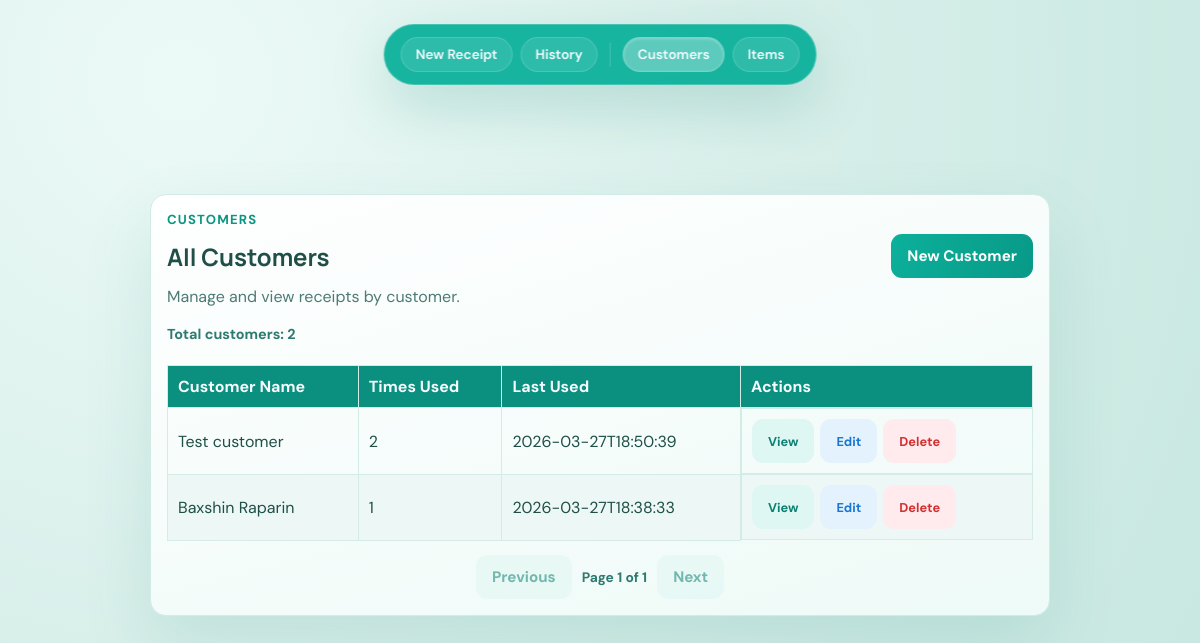
Before: /customers (signed in) with the older database file.
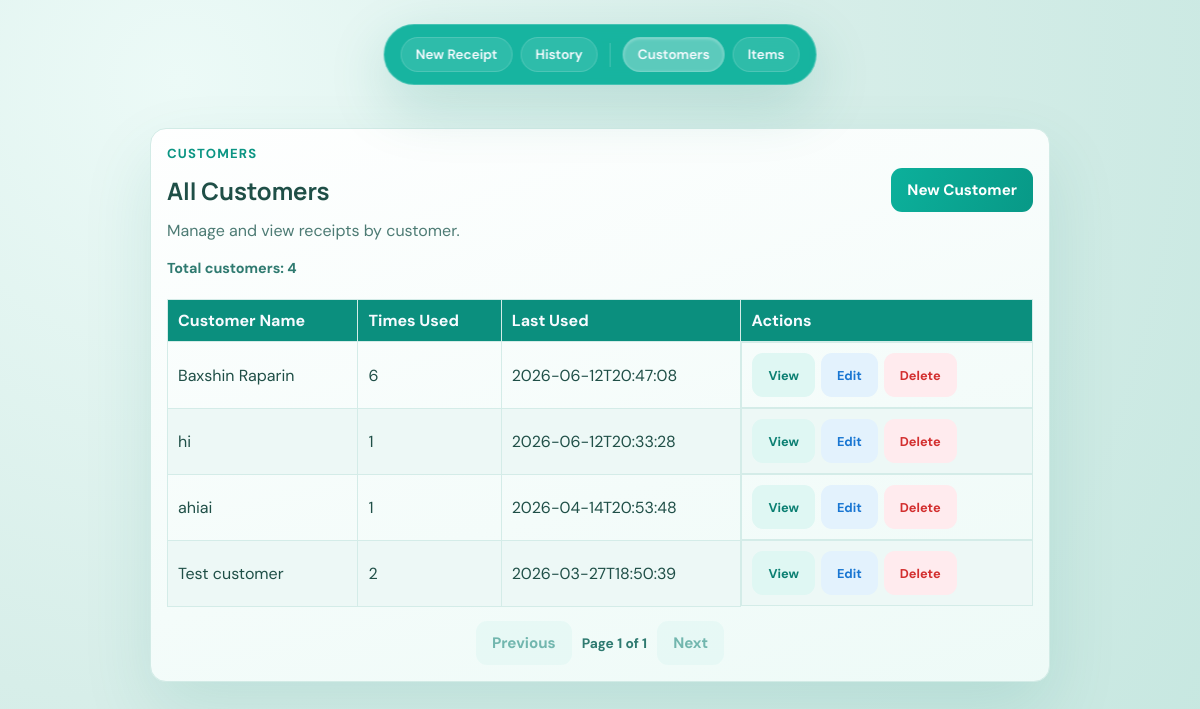
After: the same page with the newer database file.
### tables this page shows
CREATE TABLE customers (
                id INTEGER PRIMARY KEY AUTOINCREMENT,
                name TEXT UNIQUE NOT NULL COLLATE NOCASE,
                created_at TEXT NOT NULL,
                last_used TEXT,
                times_used INTEGER DEFAULT 1
            );

### app.py (the view)
@app.route("/customers")
@require_password
def customers_list():
    page, per_page = get_pagination_params(default_per_page=20)
    with get_db() as conn:
        total = conn.execute("SELECT COUNT(*) FROM customers").fetchone()[0]
        pagination = make_pagination(total, page, per_page)
        offset = (pagination["page"] - 1) * pagination["per_page"]
        customers = conn.execute(
            """
            SELECT name, times_used, last_used
            FROM customers
            ORDER BY last_used DESC, times_used DESC
            LIMIT ? OFFSET ?
            """,
            (pagination["per_page"], offset),
        ).fetchall()
    return render_template("customers.html", customers=customers, pagination=pagination)

### app.py (called while the page is built)
def get_lan_ip() -> str:
    try:
        s = socket.socket(socket.AF_INET, socket.SOCK_DGRAM)
        s.connect(("8.8.8.8", 80))
        ip = s.getsockname()[0]
        s.close()
        return ip
    except Exception:
        return "127.0.0.1"

def require_password(func):
    @wraps(func)
    def wrapper(*args, **kwargs):
        if not session.get("authenticated"):
            return redirect(url_for("login", next=request.url))
        return func(*args, **kwargs)
    return wrapper

def get_db() -> sqlite3.Connection:
    conn = sqlite3.connect(DB_PATH)
    conn.row_factory = sqlite3.Row
    conn.execute("PRAGMA foreign_keys = ON")
    return conn

def get_pagination_params(default_per_page: int = 20, max_per_page: int = 100) -> tuple[int, int]:
    page_raw = request.args.get("page", "1")
    per_page_raw = request.args.get("per_page", str(default_per_page))
    try:
        page = max(1, int(page_raw))
    except ValueError:
        page = 1
    try:
        per_page = int(per_page_raw)
    except ValueError:
        per_page = default_per_page
    per_page = max(1, min(max_per_page, per_page))
    return page, per_page

def make_pagination(total: int, page: int, per_page: int) -> dict[str, Any]:
    total_pages = max(1, ceil(total / per_page)) if total > 0 else 1
    page = max(1, min(page, total_pages))
    return {
        "total": total,
        "page": page,
        "per_page": per_page,
        "total_pages": total_pages,
        "has_prev": page > 1,
        "has_next": page < total_pages,
        "prev_page": page - 1,
        "next_page": page + 1,
    }

@app.context_processor
def inject_globals():
    return {
        "lan_ip": get_lan_ip(),
        "app_port": int(os.getenv("RECEIPT_PORT", "80")),
    }

### templates/customers.html (shortened to what this page needs)
<!doctype html>
<html lang="en">
<head>
  <link rel="stylesheet" href="{{ url_for('static', filename='styles.css') }}" />
</head>
<body>
  <main class="page page-form">
    <section class="form-card">
      <header class="hero">
          <p class="eyebrow">Customers</p>
        <div class="hero-actions-row">
            <h1>All Customers</h1>
            <a class="button primary" href="{{ url_for('add_customer') }}">New Customer</a>
        </div>
        <p class="sub">Manage and view receipts by customer.</p>
    </header>
      {% if customers and customers|length > 0 %}
        {% if pagination %}
          <p class="table-total">Total customers: {{ pagination.total }}</p>
        {% endif %}
        <div class="table-wrapper">
          <table class="history-table manage-table">
            <thead>
              <tr>
                <th>Customer Name</th>
                <th>Times Used</th>
                <th>Last Used</th>
                <th>Actions</th>
              </tr>
            </thead>
            <tbody>
              {% for customer in customers %}
                <tr>
                  <td data-label="Customer">{{ customer.name }}</td>
                  <td data-label="Times Used">{{ customer.times_used }}</td>
                  <td data-label="Last Used">{{ customer.last_used }}</td>
                  <td class="actions-cell" data-label="Actions">
                    <a href="{{ url_for('customer_receipts', name=customer.name) }}" class="button ghost" style="font-size: 0.8rem;">View</a>
                    <a href="{{ url_for('edit_customer', name=customer.name) }}" class="button ghost" style="font-size: 0.8rem; background: #e3f2fd; color: #1976d2;">Edit</a>
                    <form method="post" action="{{ url_for('delete_customer', name=customer.name) }}" style="display: inline;" onsubmit="return confirm('Delete this customer?');">
                      <button type="submit" class="button ghost" style="font-size: 0.8rem; background: #ffebee; color: #d32f2f; border-color: #ffcdd2;">Delete</button>
                    </form>
                  </td>
                </tr>
              {% endfor %}
            </tbody>
          </table>
        </div>
        {% if pagination %}
          <div class="pagination-bar" aria-label="Customers pagination">
            {% if pagination.has_prev %}
              <a class="button ghost" href="{{ url_for('customers_list', page=pagination.prev_page, per_page=pagination.per_page) }}">Previous</a>
            {% else %}
              <span class="button ghost" aria-disabled="true">Previous</span>
            {% endif %}
            <span class="pagination-info">Page {{ pagination.page }} of {{ pagination.total_pages }}</span>
            {% if pagination.has_next %}
              <a class="button ghost" href="{{ url_for('customers_list', page=pagination.next_page, per_page=pagination.per_page) }}">Next</a>
            {% else %}
              <span class="button ghost" aria-disabled="true">Next</span>
            {% endif %}
          </div>
        {% endif %}
      {% else %}
        <p class="empty-note">No customers yet. Add your first customer.</p>
      {% endif %}
    </section>
  </main>
  <nav class="floating-dock">
    <a href="{{ url_for('index') }}" class="dock-item" title="New Receipt">New Receipt</a>
    <a href="{{ url_for('history') }}" class="dock-item" title="View Receipts">History</a>
    <a href="{{ url_for('customers_list') }}" class="dock-item active" title="Manage Customers">Customers</a>
    <a href="{{ url_for('items_list') }}" class="dock-item" title="Manage Items">Items</a>
  </nav>
</body>
</html>

### static/styles.css (style rules this page uses)
:root { --bg: #d7eee9; --paper: #f7fbff; --ink: #1f4f47; --ink-soft: #4d7b74; --brand-a: #0cb09b; --brand-b: #089987; --line: #d4ece8; }
* { box-sizing: border-box; }
body { margin: 0; font-family: "DM Sans", "Segoe UI", sans-serif; color: var(--ink); background: radial-gradient(circle at 15% 10%, #ecfaf7 0%, var(--bg) 50%, #c6e7e0 100%); }
h1, h2, h3 { margin: 0; font-family: "Manrope", "Trebuchet MS", sans-serif; }
.page { min-height: 100vh; display: grid; place-items: center; padding: 12px; padding-top: 90px; padding-bottom: 80px; }
.form-card, .history-card { width: min(900px, 100%); background: linear-gradient(165deg, rgba(255, 255, 255, 0.96), rgba(239, 251, 248, 0.96)); border: 1px solid #d2ebe6; border-radius: 16px; box-shadow: 0 30px 70px rgba(8, 123, 107, 0.12); padding: 16px; }
.hero { margin-bottom: 18px; }
.hero-actions-row { display: flex; align-items: center; justify-content: space-between; gap: 12px; flex-wrap: wrap; }
.eyebrow { margin: 0 0 6px; font-weight: 700; font-size: 0.82rem; letter-spacing: 0.09em; text-transform: uppercase; color: #0b9583; }
.sub { margin: 8px 0 0; color: var(--ink-soft); }
.button { border: 0; border-radius: 11px; padding: 12px 16px; font: inherit; font-weight: 700; text-decoration: none; cursor: pointer; min-height: 44px; display: inline-flex; align-items: center; justify-content: center; font-size: 0.95rem; transition: all 0.2s ease; }
.button.primary { color: #fff; background: linear-gradient(110deg, var(--brand-a), var(--brand-b)); }
.button.ghost { color: #0b7f72; background: #dff7f3; }
table { width: 100%; border-collapse: collapse; margin-top: 12px; }
.table-wrapper { width: 100%; overflow-x: auto; -webkit-overflow-scrolling: touch; }
.history-table { min-width: 720px; }
.actions-cell { display: flex; gap: 6px; flex-wrap: wrap; align-items: center; }
.actions-cell form { margin: 0; }
.pagination-bar { margin-top: 14px; display: flex; align-items: center; justify-content: center; gap: 10px; flex-wrap: wrap; }
.table-total { margin: 6px 0 10px; font-size: 0.9rem; font-weight: 700; color: #2f7a70; }
.pagination-info { font-size: 0.86rem; font-weight: 700; color: #2f7a70; }
.pagination-bar .button[aria-disabled="true"] { opacity: 0.55; pointer-events: none; }
thead { background: #0b8f7e; color: #f7fbff; }
th, td { padding: 10px; border: 1px solid var(--line); text-align: left; }
tbody tr:nth-child(even) { background: #edf8f6; }
.floating-dock { position: fixed; top: 24px; left: 50%; transform: translateX(-50%); display: flex; align-items: center; justify-content: flex-start; gap: 8px; width: max-content; max-width: calc(100vw - 20px); background: rgba(12, 176, 155, 0.95); backdrop-filter: blur(16px); border-radius: 60px; padding: 12px 16px; box-shadow: 0 20px 60px rgba(8, 123, 107, 0.2); z-index: 1000; border: 1px solid rgba(255, 255, 255, 0.2); animation: slideDown 0.4s ease-out; transition: transform 0.25s ease, opacity 0.2s ease; overflow-x: auto; overflow-y: hidden; -webkit-overflow-scrolling: touch; scrollbar-width: none; }
.dock-item { display: flex; flex: 0 0 auto; align-items: center; justify-content: center; padding: 8px 14px; border-radius: 40px; text-decoration: none; color: #f7fbff; font-size: 0.85rem; font-weight: 600; transition: all 0.2s ease; white-space: nowrap; cursor: pointer; background: rgba(255, 255, 255, 0.1); border: 1px solid rgba(255, 255, 255, 0.15); }
.dock-item.active { background: rgba(255, 255, 255, 0.3); box-shadow: inset 0 1px 3px rgba(255, 255, 255, 0.3); }

Changed rows visible on the page:
changed customers "Baxshin Raparin": times_used "1" → "6"; last_used "2026-03-27T18:38:33" → "2026-06-12T20:47:08"; moves up the list
added customers: name "hi", times_used "1", last_used "2026-06-12T20:33:28"
added customers: name "ahiai", times_used "1", last_used "2026-04-14T20:53:48"
Other visible differences:
{{ pagination.total }}: "2" → "4"
